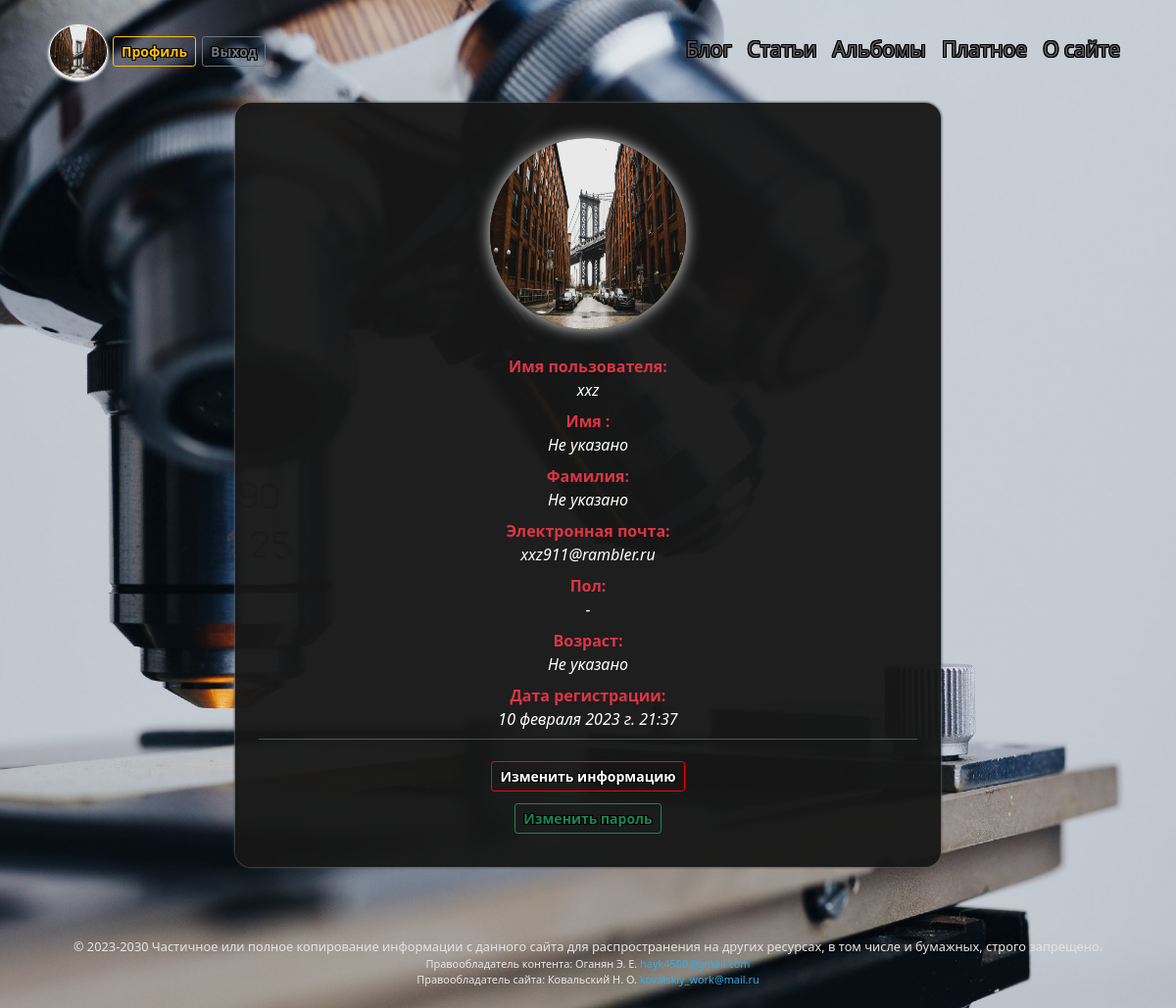
Page /users/profile/xxz/ (signed in) on the committed database.
### users/models.py (models this page shows, shortened)
class CustomUser(AbstractUser):
    class Meta:
        verbose_name = 'Профили'
        verbose_name_plural = 'Профили'
    GENDERS = (
        ('', 'Не указано'),
        ('М', 'Мужчина'),
        ('Ж', 'Женщина'),
    )
    slug = models.SlugField(max_length=40, unique=True, db_index=True, verbose_name='URL')
    avatar = models.ImageField(verbose_name='Аватар', default='users/avatar/default/default_avatar.jpeg',
                                upload_to=user_directory_path, blank=True, )
    gender = models.CharField(verbose_name='Пол', max_length=1, choices=GENDERS, default='-', blank=True)
    age = models.PositiveSmallIntegerField(verbose_name='Возраст', blank=True,
                                default=0,
                                validators=[
                                            MaxValueValidator(101),
                                 ]
                                )
    email = models.EmailField(unique=True)
    def get_absolute_url(self):
        return reverse('profile', kwargs={'user_slug': self.slug})

### users/views.py (the view)
# urls.py: path('profile/<slug:user_slug>/', profile, name='profile'),
def profile(request, user_slug):
    profil = CustomUser.objects.get(slug=user_slug)
    if request.user.is_authenticated != True:
        return redirect('login')
    if profil.slug != request.user.slug:
        raise Http404()
    return render(request, 'users/profile.html', {'profil': profil})

### blog/context_processors.py (called while the page is built)
def menu_context_processor(request):
    return {'menu': menu}

### users/templates/users/profile.html (shortened to what this page needs)
{% extends 'blog/include/base.html' %}
{% block content %}
<div class="profile">
  <div class="avatar-container">
    <img class="avatar"  src='{{user.avatar.url}}' alt="{user.username}}" width="200em" height="195em">
  </div>
  <dl class="row row-cols-1 row-cols-md-1 row-cols-lg-1">
    <dt class="col text-center text-danger">Имя пользователя:</dt>
    <dd class="col text-center fw-light fst-italic text-white">{{user.username}}</dd>
    <dt class="col text-center text-danger">Имя :</dt>
    <dd class="col text-center fw-light fst-italic text-white">{{user.first_name|default:"Не указано"}}</dd>
    <dt class="col text-center text-danger">Фамилия:</dt>
    <dd class="col text-center fw-light fst-italic text-white">{{user.last_name|default:"Не указано"}}</dd>
    <dt class="col text-center text-danger">Электронная почта:</dt>
    <dd class="col text-center fw-light fst-italic text-white">{{user.email}}</dd>
    <dt class="col text-center text-danger">Пол:</dt>
    <dd class="col text-center fw-light fst-italic text-white">{{user.get_gender_display}}</dd>
    <dt class="col text-center text-danger">Возраст:</dt>
    <dd class="col text-center fw-light fst-italic text-white">{{user.age|default:"Не указано"}}</dd>
    <dt class="col text-center text-danger">Дата регистрации:</dt>
    <dd class="col text-center fw-light fst-italic text-white">{{user.date_joined}}</dd>
    <hr class="text-white" style="margin-top:0%">
    <a class="text-center" href="{% url 'profile_change' %}"><button type="submit" value="Update" class="btn btn-outline-danger btn-sm btn-log">Изменить информацию</button></a>
    <a class="form-log" href="{% url 'password_change' %}"><button type="button" class="btn btn-outline-success btn-sm">Изменить пароль</button></a>
  </dl>
</div>
{% endblock %}

### blog/templates/blog/include/base.html (shortened to what this page needs)
{% load static %}
<!DOCTYPE html>
<html lang="ru">
<head>
    <link href="https://cdn.jsdelivr.net/npm/bootstrap@5.0.1/dist/css/bootstrap.min.css" rel="stylesheet">
    <link rel="stylesheet" href="https://cdnjs.cloudflare.com/ajax/libs/baguettebox.js/1.11.1/baguetteBox.min.css">
    <link rel="stylesheet" href='{% static "blog/css/styles.css" %}'>
</head>
<body style="background-image: url('{% static 'blog/images/back.jpeg' %}'); ">
{% block navbar %}
    <nav class="navbar navbar-expand-md navbar-dark">
        <div class="container-fluid ">
            <a class="logo-container" href="{% url 'home' %}">
             {% if request.user.is_authenticated %}
             <img class="logo"  src='{{ user.avatar.url }}' alt="Avatar" width="60em" height="55em" >
             <a href="{{ user.get_absolute_url }}"><button type="button" class="btn btn-outline-warning btn-sm btn-profile">Профиль</button></a>
             <a href="{% url 'logout' %}"><button type="button" class="btn btn-outline-secondary btn-sm">Выход</button></a>
             {% endif %}
		    <div class="collapse navbar-collapse justify-content-end" id="navbarSupportedContent">
                <ul class="navbar-nav ms-auto">
{% for m in menu %}
                    <li class="nav-item">
                        <a class="nav-link"  href="{% url m.url_name %}"  {% if m.url_name in request.path %} style='color: red;' {% endif %}>{{m.title}}</a>
                    </li>
{% endfor %}
		        </ul>
            </div>
        </div>
	</nav>
{% endblock navbar %}
      {% block content %}
      {% endblock %}
    <footer class=" text-center text-white text-lg-start">
        <div class="text-footer">
          © 2023-2030 Частичное или полное копирование информации с данного сайта для распространения на других ресурсах, в том числе и бумажных, строго запрещено.
        </div>
        <div class="footer">
            <div class="cont-right">Правообладатель контента: Оганян Э. Е.
                <a class="text-mail">hayk4500@gmail.com </a>
            </div>
            <div class="site-right">Правообладатель сайта: Ковальский Н. О.
                <a class="text-mail">kovalskiy_work@mail.ru</a>
            </div>
        </div>
    </footer>
</body>
</html>

### blog/static/blog/css/styles.css (style rules this page uses)
html { position: relative; min-height: 90%; }
body { background-repeat: no-repeat; background-position: center center; background-attachment: fixed; -webkit-background-size: cover; -moz-background-size: cover; -o-background-size: cover; background-size: cover; margin-bottom: 6%; background-color:rgba(23, 23, 23, 0.961); }
.navbar-dark { padding: 1px; margin-left: 3%; margin-right: 3%; margin-top: 2%; }
.logo { border-radius: 50%; margin-left: 1%; margin-right: 6px; border: 1px solid rgb(255, 255, 255); padding: 0.1px; box-shadow: 0 1px 3px rgb(255, 255, 255), 0 3px 3px rgb(237, 237, 237) }
.btn { margin: 6px; font-weight: 648; text-shadow: 1px 0 rgb(0, 0, 0), -1px 0 rgb(0, 0, 0), 0 1px rgb(0, 0, 0), 0 -1px rgb(0, 0, 0), 1px 1px rgb(0, 0, 0), -1px -1px rgb(0, 0, 0), 1px -1px rgb(0, 0, 0), -1px 1px rgb(0, 0, 0); }
.btn-outline-danger { background-color: rgba(101, 0, 0, 0); border: 1.5px solid rgb(255, 0, 0); color: rgb(255, 255, 255); }
.navbar-dark .navbar-nav .nav-link, .navbar-dark .nav-link { color: rgb(88, 87, 87); font-size: 21px; text-align: center; padding-top: 0px; padding-bottom: 4px; font-weight: 358; text-shadow: 1px 0 rgb(0, 0, 0), -1px 0 rgb(0, 0, 0), 0 1px rgb(0, 0, 0), 0 -1px rgb(0, 0, 0), 1px 1px rgb(0, 0, 0), -1px -1px rgb(0, 0, 0), 1px -1px rgb(0, 0, 0), -1px 1px rgb(0, 0, 0); }
footer { margin-top: 30px; position: absolute; bottom: 0; height: 0%; width: 100%; padding-left: 4%; padding-right: 4%; }
.text-footer { font-size: 80%; text-align: center; color: rgb(231, 226, 226); }
.cont-right, .site-right { font-size: 68%; text-align: center; color: rgb(234, 231, 231); padding-left: 0cm; padding-right: 0cm; }
.text-mail, .text-mail:hover { color: rgb(49, 174, 228); text-decoration: none; padding-bottom: 2%; }
.form-log { text-align: center; }
div.profile { margin-left: 20%; margin-right: 20%; margin-top: 2%; margin-bottom: 0.1%; padding: 3%; padding-bottom: 1%; border-radius: 1em; background-color:rgba(23, 23, 23, 0.961); box-shadow: 0 0px 3px rgb(141, 141, 141), 0 0px 3px rgb(0, 0, 0); }
.avatar { margin-bottom: 4%; margin-left: auto; margin-right: auto; border-radius: 50%; box-shadow: 0 0 15px rgba(255, 255, 255, 0.92); }
.avatar-container { text-align: center; }
.btn-profile { margin: 0px; }

### rows in the picture
CustomUser: avatar (picture), username "xxz", first_name "Не указано", last_name "Не указано", email "xxz911@rambler.ru", gender "-", age "Не указано", date_joined "10 февраля 2023 г. 21:37"

### other values in the picture
{{ m.title }} "Блог" "Статьи" "Альбомы" "Платное" "О сайте"
